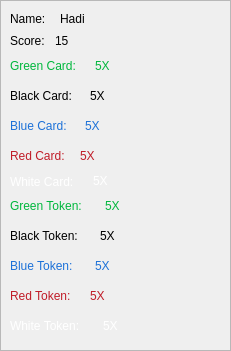
  <widget class="QFrame" name="playerOne">
   <property name="geometry">
    <rect>
     <x>1130</x>
     <y>0</y>
     <width>231</width>
     <height>351</height>
    </rect>
   </property>
   <property name="frameShape">
    <enum>QFrame::StyledPanel</enum>
   </property>
   <property name="frameShadow">
    <enum>QFrame::Raised</enum>
   </property>
   <widget class="QLabel" name="nameOneLBL">
    <property name="geometry">
     <rect>
      <x>10</x>
      <y>10</y>
      <width>51</width>
      <height>17</height>
     </rect>
    </property>
    <property name="text">
     <string>Name:</string>
    </property>
   </widget>
   <widget class="QLabel" name="nameForOne">
    <property name="geometry">
     <rect>
      <x>60</x>
      <y>8</y>
      <width>161</width>
      <height>21</height>
     </rect>
    </property>
    <property name="text">
     <string>Hadi</string>
    </property>
   </widget>
   <widget class="QLabel" name="redTokenOne">
    <property name="geometry">
     <rect>
      <x>10</x>
      <y>280</y>
      <width>81</width>
      <height>31</height>
     </rect>
    </property>
    <property name="palette">
     <palette>
      <active>
       <colorrole role="WindowText">
        <brush brushstyle="SolidPattern">
         <color alpha="255">
          <red>192</red>
          <green>28</green>
          <blue>40</blue>
         </color>
        </brush>
       </colorrole>
      </active>
      <inactive>
       <colorrole role="WindowText">
        <brush brushstyle="SolidPattern">
         <color alpha="255">
          <red>192</red>
          <green>28</green>
          <blue>40</blue>
         </color>
        </brush>
       </colorrole>
      </inactive>
      <disabled/>
     </palette>
    </property>
    <property name="text">
     <string>Red Token:</string>
    </property>
   </widget>
   <widget class="QLabel" name="whiteTokenOne">
    <property name="geometry">
     <rect>
      <x>10</x>
      <y>310</y>
      <width>91</width>
      <height>31</height>
     </rect>
    </property>
    <property name="palette">
     <palette>
      <active>
       <colorrole role="WindowText">
        <brush brushstyle="SolidPattern">
         <color alpha="255">
          <red>255</red>
          <green>255</green>
          <blue>255</blue>
         </color>
        </brush>
       </colorrole>
      </active>
      <inactive>
       <colorrole role="WindowText">
        <brush brushstyle="SolidPattern">
         <color alpha="255">
          <red>255</red>
          <green>255</green>
          <blue>255</blue>
         </color>
        </brush>
       </colorrole>
      </inactive>
      <disabled/>
     </palette>
    </property>
    <property name="text">
     <string>White Token:</string>
    </property>
   </widget>
   <widget class="QLabel" name="blueTokenOne">
    <property name="geometry">
     <rect>
      <x>10</x>
      <y>250</y>
      <width>81</width>
      <height>31</height>
     </rect>
    </property>
    <property name="palette">
     <palette>
      <active>
       <colorrole role="WindowText">
        <brush brushstyle="SolidPattern">
         <color alpha="255">
          <red>28</red>
          <green>113</green>
          <blue>216</blue>
         </color>
        </brush>
       </colorrole>
      </active>
      <inactive>
       <colorrole role="WindowText">
        <brush brushstyle="SolidPattern">
         <color alpha="255">
          <red>28</red>
          <green>113</green>
          <blue>216</blue>
         </color>
        </brush>
       </colorrole>
      </inactive>
      <disabled/>
     </palette>
    </property>
    <property name="text">
     <string>Blue Token:</string>
    </property>
   </widget>
   <widget class="QLabel" name="blackTokenOne">
    <property name="geometry">
     <rect>
      <x>10</x>
      <y>220</y>
      <width>91</width>
      <height>31</height>
     </rect>
    </property>
    <property name="text">
     <string>Black Token:</string>
    </property>
   </widget>
   <widget class="QLabel" name="greenTokenOne">
    <property name="geometry">
     <rect>
      <x>10</x>
      <y>190</y>
      <width>91</width>
      <height>31</height>
     </rect>
    </property>
    <property name="palette">
     <palette>
      <active>
       <colorrole role="WindowText">
        <brush brushstyle="SolidPattern">
         <color alpha="255">
          <red>0</red>
          <green>183</green>
          <blue>61</blue>
         </color>
        </brush>
       </colorrole>
      </active>
      <inactive>
       <colorrole role="WindowText">
        <brush brushstyle="SolidPattern">
         <color alpha="255">
          <red>0</red>
          <green>183</green>
          <blue>61</blue>
         </color>
        </brush>
       </colorrole>
      </inactive>
      <disabled/>
     </palette>
    </property>
    <property name="text">
     <string>Green Token:</string>
    </property>
   </widget>
   <widget class="QLabel" name="scoreOne">
    <property name="geometry">
     <rect>
      <x>10</x>
      <y>30</y>
      <width>41</width>
      <height>21</height>
     </rect>
    </property>
    <property name="text">
     <string>Score:</string>
    </property>
   </widget>
   <widget class="QLabel" name="greenCardOne">
    <property name="geometry">
     <rect>
      <x>10</x>
      <y>50</y>
      <width>81</width>
      <height>31</height>
     </rect>
    </property>
    <property name="palette">
     <palette>
      <active>
       <colorrole role="WindowText">
        <brush brushstyle="SolidPattern">
         <color alpha="255">
          <red>0</red>
          <green>183</green>
          <blue>61</blue>
         </color>
        </brush>
       </colorrole>
      </active>
      <inactive>
       <colorrole role="WindowText">
        <brush brushstyle="SolidPattern">
         <color alpha="255">
          <red>0</red>
          <green>183</green>
          <blue>61</blue>
         </color>
        </brush>
       </colorrole>
      </inactive>
      <disabled/>
     </palette>
    </property>
    <property name="text">
     <string>Green Card:</string>
    </property>
   </widget>
   <widget class="QLabel" name="blackCardOne">
    <property name="geometry">
     <rect>
      <x>10</x>
      <y>80</y>
      <width>81</width>
      <height>31</height>
     </rect>
    </property>
    <property name="text">
     <string>Black Card:</string>
    </property>
   </widget>
   <widget class="QLabel" name="blueCardOne">
    <property name="geometry">
     <rect>
      <x>10</x>
      <y>110</y>
      <width>71</width>
      <height>31</height>
     </rect>
    </property>
    <property name="palette">
     <palette>
      <active>
       <colorrole role="WindowText">
        <brush brushstyle="SolidPattern">
         <color alpha="255">
          <red>28</red>
          <green>113</green>
          <blue>216</blue>
         </color>
        </brush>
       </colorrole>
      </active>
      <inactive>
       <colorrole role="WindowText">
        <brush brushstyle="SolidPattern">
         <color alpha="255">
          <red>28</red>
          <green>113</green>
          <blue>216</blue>
         </color>
        </brush>
       </colorrole>
      </inactive>
      <disabled/>
     </palette>
    </property>
    <property name="text">
     <string>Blue Card:</string>
    </property>
   </widget>
   <widget class="QLabel" name="redCardOne">
    <property name="geometry">
     <rect>
      <x>10</x>
      <y>140</y>
      <width>71</width>
      <height>31</height>
     </rect>
    </property>
    <property name="palette">
     <palette>
      <active>
       <colorrole role="WindowText">
        <brush brushstyle="SolidPattern">
         <color alpha="255">
          <red>192</red>
          <green>28</green>
          <blue>40</blue>
         </color>
        </brush>
       </colorrole>
      </active>
      <inactive>
       <colorrole role="WindowText">
        <brush brushstyle="SolidPattern">
         <color alpha="255">
          <red>192</red>
          <green>28</green>
          <blue>40</blue>
         </color>
        </brush>
       </colorrole>
      </inactive>
      <disabled/>
     </palette>
    </property>
    <property name="text">
     <string>Red Card:</string>
    </property>
   </widget>
   <widget class="QLabel" name="whiteCardOne">
    <property name="geometry">
     <rect>
      <x>10</x>
      <y>166</y>
      <width>81</width>
      <height>31</height>
     </rect>
    </property>
    <property name="palette">
     <palette>
      <active>
       <colorrole role="WindowText">
        <brush brushstyle="SolidPattern">
         <color alpha="255">
          <red>255</red>
          <green>255</green>
          <blue>255</blue>
         </color>
        </brush>
       </colorrole>
      </active>
      <inactive>
       <colorrole role="WindowText">
        <brush brushstyle="SolidPattern">
         <color alpha="255">
          <red>255</red>
          <green>255</green>
          <blue>255</blue>
         </color>
        </brush>
       </colorrole>
      </inactive>
      <disabled/>
     </palette>
    </property>
    <property name="text">
     <string>White Card:</string>
    </property>
   </widget>
   <widget class="QLabel" name="scoreForOne">
    <property name="geometry">
     <rect>
      <x>55</x>
      <y>25</y>
      <width>31</width>
      <height>31</height>
     </rect>
    </property>
    <property name="text">
     <string>15</string>
    </property>
   </widget>
   <widget class="QLabel" name="greenForCard">
    <property name="geometry">
     <rect>
      <x>95</x>
      <y>55</y>
      <width>31</width>
      <height>21</height>
     </rect>
    </property>
    <property name="palette">
     <palette>
      <active>
       <colorrole role="WindowText">
        <brush brushstyle="SolidPattern">
         <color alpha="255">
          <red>0</red>
          <green>183</green>
          <blue>61</blue>
         </color>
        </brush>
       </colorrole>
      </active>
      <inactive>
       <colorrole role="WindowText">
        <brush brushstyle="SolidPattern">
         <color alpha="255">
          <red>0</red>
          <green>183</green>
          <blue>61</blue>
         </color>
        </brush>
       </colorrole>
      </inactive>
      <disabled/>
     </palette>
    </property>
    <property name="text">
     <string>5X</string>
    </property>
   </widget>
   <widget class="QLabel" name="blackForCard">
    <property name="geometry">
     <rect>
      <x>90</x>
      <y>85</y>
      <width>31</width>
      <height>21</height>
     </rect>
    </property>
    <property name="text">
     <string>5X</string>
    </property>
   </widget>
   <widget class="QLabel" name="blueForCard">
    <property name="geometry">
     <rect>
      <x>85</x>
      <y>115</y>
      <width>31</width>
      <height>21</height>
     </rect>
    </property>
    <property name="palette">
     <palette>
      <active>
       <colorrole role="WindowText">
        <brush brushstyle="SolidPattern">
         <color alpha="255">
          <red>28</red>
          <green>113</green>
          <blue>216</blue>
         </color>
        </brush>
       </colorrole>
      </active>
      <inactive>
       <colorrole role="WindowText">
        <brush brushstyle="SolidPattern">
         <color alpha="255">
          <red>28</red>
          <green>113</green>
          <blue>216</blue>
         </color>
        </brush>
       </colorrole>
      </inactive>
      <disabled/>
     </palette>
    </property>
    <property name="text">
     <string>5X</string>
    </property>
   </widget>
   <widget class="QLabel" name="redForCard">
    <property name="geometry">
     <rect>
      <x>80</x>
      <y>145</y>
      <width>31</width>
      <height>21</height>
     </rect>
    </property>
    <property name="palette">
     <palette>
      <active>
       <colorrole role="WindowText">
        <brush brushstyle="SolidPattern">
         <color alpha="255">
          <red>192</red>
          <green>28</green>
          <blue>40</blue>
         </color>
        </brush>
       </colorrole>
      </active>
      <inactive>
       <colorrole role="WindowText">
        <brush brushstyle="SolidPattern">
         <color alpha="255">
          <red>192</red>
          <green>28</green>
          <blue>40</blue>
         </color>
        </brush>
       </colorrole>
      </inactive>
      <disabled/>
     </palette>
    </property>
    <property name="text">
     <string>5X</string>
    </property>
   </widget>
   <widget class="QLabel" name="whiteForCard">
    <property name="geometry">
     <rect>
      <x>93</x>
      <y>170</y>
      <width>31</width>
      <height>21</height>
     </rect>
    </property>
    <property name="palette">
     <palette>
      <active>
       <colorrole role="WindowText">
        <brush brushstyle="SolidPattern">
         <color alpha="255">
          <red>255</red>
          <green>255</green>
          <blue>255</blue>
         </color>
        </brush>
       </colorrole>
      </active>
      <inactive>
       <colorrole role="WindowText">
        <brush brushstyle="SolidPattern">
         <color alpha="255">
          <red>255</red>
          <green>255</green>
          <blue>255</blue>
         </color>
        </brush>
       </colorrole>
      </inactive>
      <disabled/>
     </palette>
    </property>
    <property name="text">
     <string>5X</string>
    </property>
   </widget>
   <widget class="QLabel" name="greenForToken">
    <property name="geometry">
     <rect>
      <x>105</x>
      <y>195</y>
      <width>31</width>
      <height>21</height>
     </rect>
    </property>
    <property name="palette">
     <palette>
      <active>
       <colorrole role="WindowText">
        <brush brushstyle="SolidPattern">
         <color alpha="255">
          <red>0</red>
          <green>183</green>
          <blue>61</blue>
         </color>
        </brush>
       </colorrole>
      </active>
      <inactive>
       <colorrole role="WindowText">
        <brush brushstyle="SolidPattern">
         <color alpha="255">
          <red>0</red>
          <green>183</green>
          <blue>61</blue>
         </color>
        </brush>
       </colorrole>
      </inactive>
      <disabled/>
     </palette>
    </property>
    <property name="text">
     <string>5X</string>
    </property>
   </widget>
   <widget class="QLabel" name="blackForToken">
    <property name="geometry">
     <rect>
      <x>100</x>
      <y>225</y>
      <width>31</width>
      <height>21</height>
     </rect>
    </property>
    <property name="text">
     <string>5X</string>
    </property>
   </widget>
   <widget class="QLabel" name="blueForToken">
    <property name="geometry">
     <rect>
      <x>95</x>
      <y>255</y>
      <width>32</width>
      <height>21</height>
     </rect>
    </property>
    <property name="palette">
     <palette>
      <active>
       <colorrole role="WindowText">
        <brush brushstyle="SolidPattern">
         <color alpha="255">
          <red>28</red>
          <green>113</green>
          <blue>216</blue>
         </color>
        </brush>
       </colorrole>
      </active>
      <inactive>
       <colorrole role="WindowText">
        <brush brushstyle="SolidPattern">
         <color alpha="255">
          <red>28</red>
          <green>113</green>
          <blue>216</blue>
         </color>
        </brush>
       </colorrole>
      </inactive>
      <disabled/>
     </palette>
    </property>
    <property name="text">
     <string>5X</string>
    </property>
   </widget>
   <widget class="QLabel" name="redForToken">
    <property name="geometry">
     <rect>
      <x>90</x>
      <y>285</y>
      <width>31</width>
      <height>21</height>
     </rect>
    </property>
    <property name="palette">
     <palette>
      <active>
       <colorrole role="WindowText">
        <brush brushstyle="SolidPattern">
         <color alpha="255">
          <red>192</red>
          <green>28</green>
          <blue>40</blue>
         </color>
        </brush>
       </colorrole>
      </active>
      <inactive>
       <colorrole role="WindowText">
        <brush brushstyle="SolidPattern">
         <color alpha="255">
          <red>192</red>
          <green>28</green>
          <blue>40</blue>
         </color>
        </brush>
       </colorrole>
      </inactive>
      <disabled/>
     </palette>
    </property>
    <property name="text">
     <string>5X</string>
    </property>
   </widget>
   <widget class="QLabel" name="WhiteForToken">
    <property name="geometry">
     <rect>
      <x>103</x>
      <y>315</y>
      <width>31</width>
      <height>21</height>
     </rect>
    </property>
    <property name="palette">
     <palette>
      <active>
       <colorrole role="WindowText">
        <brush brushstyle="SolidPattern">
         <color alpha="255">
          <red>255</red>
          <green>255</green>
          <blue>255</blue>
         </color>
        </brush>
       </colorrole>
      </active>
      <inactive>
       <colorrole role="WindowText">
        <brush brushstyle="SolidPattern">
         <color alpha="255">
          <red>255</red>
          <green>255</green>
          <blue>255</blue>
         </color>
        </brush>
       </colorrole>
      </inactive>
      <disabled/>
     </palette>
    </property>
    <property name="text">
     <string>5X</string>
    </property>
   </widget>
  </widget>
